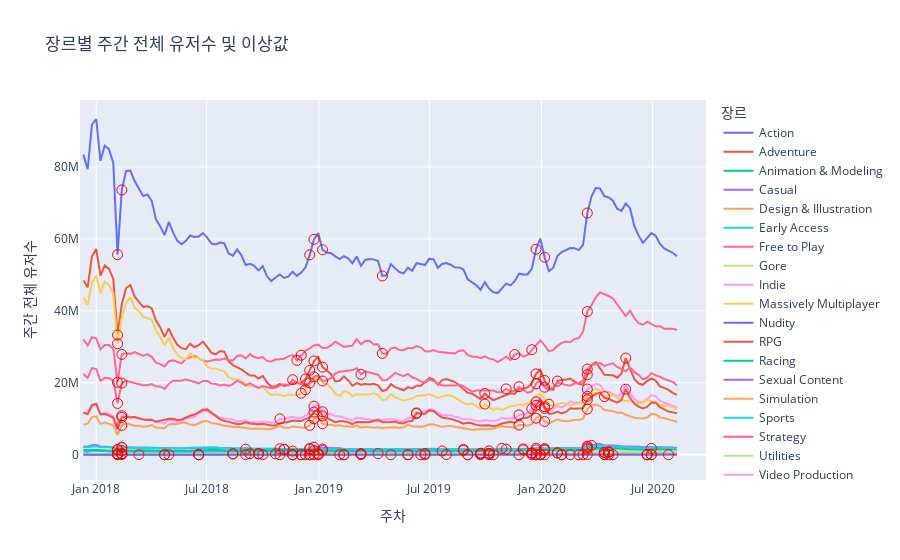

Here is the notebook cell this chart was saved with:
### Code cell
import plotly.graph_objs as go

fig = go.Figure()

for genre, group in df_sum.groupby('genres'):
    fig.add_trace(go.Scatter(
        x=group['week_block'],
        y=group['weekly_user'],
        mode='lines',
        name=genre,
        hoverinfo='text',
        text=[f"{genre}<br>주차: {w}<br>유저수: {u}" for w, u in zip(group['week_block'], group['weekly_user'])]
    ))

anomalies = df_sum[df_sum['anomaly']]
fig.add_trace(go.Scatter(
    x=anomalies['week_block'],
    y=anomalies['weekly_user'],
    mode='markers',
    name='이상값',
    marker=dict(color='red', size=10, symbol='circle-open'),
    text=[f"{row['genres']}<br>주차: {row['week_block']}<br>유저수: {row['weekly_user']}" for _, row in anomalies.iterrows()],
    hovertemplate='%{text}<extra></extra>',
    showlegend=True
))

fig.update_layout(
    title="장르별 주간 전체 유저수 및 이상값",
    xaxis_title="주차",
    yaxis_title="주간 전체 유저수",
    legend=dict(title='장르'),
    hovermode='closest'
)

fig.show()

### Figure 1 — Plotly figure (JSON) as saved in the notebook; plotly's stock layout.template omitted (floating-point values rounded to 4 significant figures; data arrays with more than 128 entries replaced by an {"elided": "..."} marker saying what was removed)
{"data": [{"hoverinfo": "text", "mode": "lines", "name": "Action", "text": {"elided": "140 str values"}, "type": "scatter", "x": {"elided": "140 str values"}, "y": {"elided": "140 float values"}}, {"hoverinfo": "text", "mode": "lines", "name": "Adventure", "text": {"elided": "140 str values"}, "type": "scatter", "x": {"elided": "140 str values"}, "y": {"elided": "140 float values"}}, {"hoverinfo": "text", "mode": "lines", "name": "Animation & Modeling", "text": {"elided": "140 str values"}, "type": "scatter", "x": {"elided": "140 str values"}, "y": {"elided": "140 float values"}}, {"hoverinfo": "text", "mode": "lines", "name": "Casual", "text": {"elided": "140 str values"}, "type": "scatter", "x": {"elided": "140 str values"}, "y": {"elided": "140 float values"}}, {"hoverinfo": "text", "mode": "lines", "name": "Design & Illustration", "text": {"elided": "140 str values"}, "type": "scatter", "x": {"elided": "140 str values"}, "y": {"elided": "140 float values"}}, {"hoverinfo": "text", "mode": "lines", "name": "Early Access", "text": {"elided": "140 str values"}, "type": "scatter", "x": {"elided": "140 str values"}, "y": {"elided": "140 float values"}}, {"hoverinfo": "text", "mode": "lines", "name": "Free to Play", "text": {"elided": "140 str values"}, "type": "scatter", "x": {"elided": "140 str values"}, "y": {"elided": "140 float values"}}, {"hoverinfo": "text", "mode": "lines", "name": "Gore", "text": {"elided": "140 str values"}, "type": "scatter", "x": {"elided": "140 str values"}, "y": {"elided": "140 float values"}}, {"hoverinfo": "text", "mode": "lines", "name": "Indie", "text": {"elided": "140 str values"}, "type": "scatter", "x": {"elided": "140 str values"}, "y": {"elided": "140 float values"}}, {"hoverinfo": "text", "mode": "lines", "name": "Massively Multiplayer", "text": {"elided": "140 str values"}, "type": "scatter", "x": {"elided": "140 str values"}, "y": {"elided": "140 float values"}}, {"hoverinfo": "text", "mode": "lines", "name": "Nudity", "text": {"elided": "140 str values"}, "type": "scatter", "x": {"elided": "140 str values"}, "y": {"elided": "140 float values"}}, {"hoverinfo": "text", "mode": "lines", "name": "RPG", "text": {"elided": "140 str values"}, "type": "scatter", "x": {"elided": "140 str values"}, "y": {"elided": "140 float values"}}, {"hoverinfo": "text", "mode": "lines", "name": "Racing", "text": {"elided": "140 str values"}, "type": "scatter", "x": {"elided": "140 str values"}, "y": {"elided": "140 float values"}}, {"hoverinfo": "text", "mode": "lines", "name": "Sexual Content", "text": {"elided": "140 str values"}, "type": "scatter", "x": {"elided": "140 str values"}, "y": {"elided": "140 float values"}}, {"hoverinfo": "text", "mode": "lines", "name": "Simulation", "text": {"elided": "140 str values"}, "type": "scatter", "x": {"elided": "140 str values"}, "y": {"elided": "140 float values"}}, {"hoverinfo": "text", "mode": "lines", "name": "Sports", "text": {"elided": "140 str values"}, "type": "scatter", "x": {"elided": "140 str values"}, "y": {"elided": "140 float values"}}, {"hoverinfo": "text", "mode": "lines", "name": "Strategy", "text": {"elided": "140 str values"}, "type": "scatter", "x": {"elided": "140 str values"}, "y": {"elided": "140 float values"}}, {"hoverinfo": "text", "mode": "lines", "name": "Utilities", "text": {"elided": "140 str values"}, "type": "scatter", "x": {"elided": "140 str values"}, "y": {"elided": "140 float values"}}, {"hoverinfo": "text", "mode": "lines", "name": "Video Production", "text": {"elided": "140 str values"}, "type": "scatter", "x": {"elided": "140 str values"}, "y": {"elided": "140 float values"}}, {"hoverinfo": "text", "mode": "lines", "name": "Violent", "text": {"elided": "140 str values"}, "type": "scatter", "x": {"elided": "140 str values"}, "y": {"elided": "140 float values"}}, {"hoverinfo": "text", "mode": "lines", "name": "Web Publishing", "text": {"elided": "140 str values"}, "type": "scatter", "x": {"elided": "140 str values"}, "y": {"elided": "140 float values"}}, {"hovertemplate": "%{text}<extra></extra>", "marker": {"color": "red", "size": 10, "symbol": "circle-open"}, "mode": "markers", "name": "이상값", "showlegend": true, "text": {"elided": "205 str values"}, "type": "scatter", "x": {"elided": "205 str values"}, "y": {"elided": "205 float values"}}], "layout": {"hovermode": "closest", "legend": {"title": {"text": "장르"}}, "title": {"text": "장르별 주간 전체 유저수 및 이상값"}, "xaxis": {"title": {"text": "주차"}}, "yaxis": {"title": {"text": "주간 전체 유저수"}}}}
